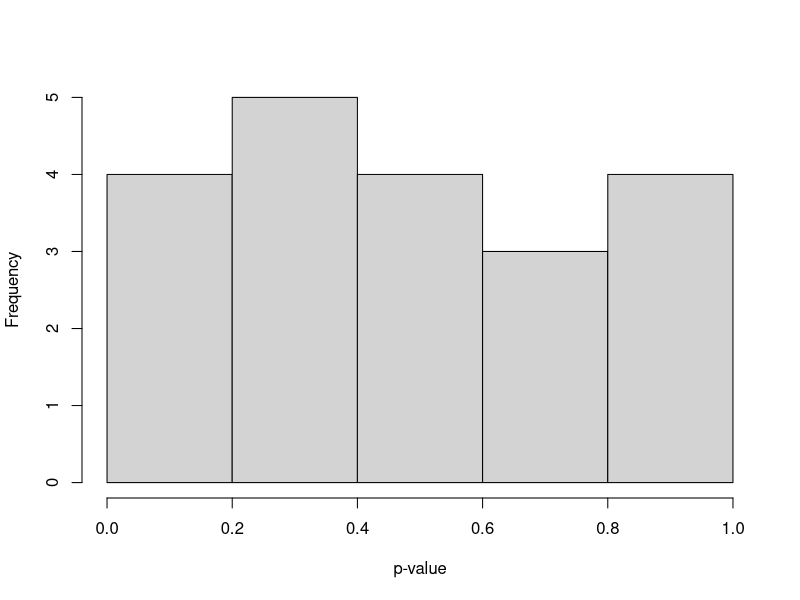

Source code (R):
## ---- chunk 1
set.seed(1)
n <- 20
m <- 100
X <- matrix(rnorm(n * m), ncol = m)
## ---- chunk 2
pvals <- sapply(1:n, function(i) t.test(X[i, ])$p.value)
## ---- chunk 3
hist(pvals, main = NA, xlab = "p-value")
## ---- chunk 4
sum(pvals < 0.05)
## ---- chunk 5
sum(p.adjust(pvals, method = "bonferroni") < 0.05)
## ---- chunk 6
sum(p.adjust(pvals, method = "holm") < 0.05)
## ---- chunk 7
sum(p.adjust(pvals, method = "fdr") < 0.05)
## ---- chunk 8
means <- apply(X, 1, mean)
best <- pvals[which(means %in% tail(sort(means), 10))]

sum(p.adjust(best, method = "bonferroni") < 0.05)
